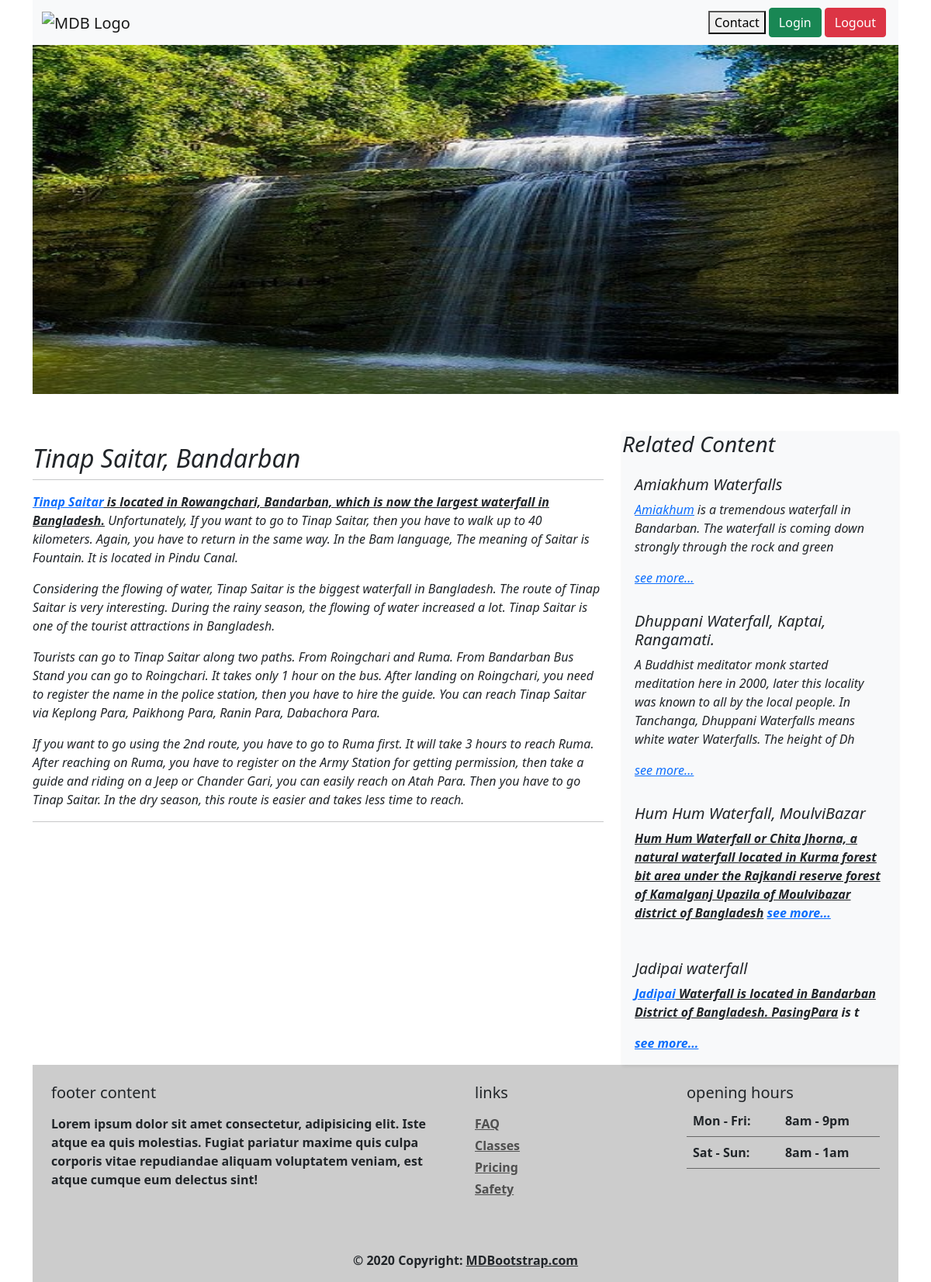
The app's page /blogDetails/tinap-saitar-bandarban with its own data.
### Blog/models.py (models this page shows, shortened)
class Blog(models.Model):
    blog_title = models.CharField(max_length=250)
    blog_image = models.ImageField(upload_to='blogImage/')
    blog_summary = models.CharField(max_length=200, blank=True)
    blog_description = HTMLField()
    blog_slug = AutoSlugField(populate_from='blog_title', blank=True)

### Blog/views.py (the view)
# urls.py: path('blogDetails/<slug>', views.blog_details),
def blog_details(request, slug):
    blog = Blog.objects.get(blog_slug=slug)
    blogs = Blog.objects.all().order_by('blog_title')
    context = {
        'blog': blog,
        'blogs': blogs,
    }
    return render(request, 'blog_detail.html', context)

### Blog/templates/blog_detail.html
{% extends 'base.html' %} {% load static %} {% block content %}
<div class="">
  <div>
    <img
      style="height: 450px"
      src="/media/{{blog.blog_image}}"
      class="w-100"
      alt="..."
    />
  </div>
  <div class="row mt-5">
    <div class="content-section col-8">
      <div class="mt-3">
        <h2>{{blog.blog_title | safe}}</h2>
      </div>
      <hr class="p-0 m-0" />
      <p class="description">{{blog.blog_description | safe}}</p>
      <hr />
    </div>
    <div class="col-4">
      <div class="fst-italic shadow-sm bg-light">
        <h3 class="">Related Content</h3>
        {% for blog in blogs|slice:":4" %}
        <div class="card-body">
          <h5 class="card-title">{{blog.blog_title }}</h5>
          <p class="card-text mb-0 pb-0">{{blog.blog_summary | safe }}</p>
          <a class="mb-0 pb-0"  href="/blogDetails/{{blog.blog_slug}}""
            >see more...</a
          >
        </div>
        {% endfor %}
      </div>
    </div>
  </div>
</div>
{% endblock content %}

### Blog/templates/base.html (shortened to what this page needs)
<!DOCTYPE html>
<html lang="en">
  <head>
    <link
      href="https://cdn.jsdelivr.net/npm/bootstrap@5.0.2/dist/css/bootstrap.min.css"
      rel="stylesheet"
    />
  </head>
  <body>
    <div class="container">
      <nav class="navbar navbar-expand-lg navbar-light bg-light">
        <div class="container-fluid">
          <div class="collapse navbar-collapse" id="navbarSupportedContent">
            <a class="navbar-brand mt-2 mt-lg-0" href="{% url 'home' %}">
              <img
                src="https://mdbcdn.b-cdn.net/img/logo/mdb-transaprent-noshadows.webp"
                height="15"
                alt="MDB Logo"
                loading="lazy"
              />
            </a>
          </div>
          <div class="d-flex align-items-center">
            <a class="me-1" href="{% url 'contact' %}">
              <button class="">Contact</button>
            </a>
            <a class="me-1" href="{% url 'login' %}">
              <button class="btn btn-success">Login</button>
            </a>
            <a class="me-1" href=" {% url 'logout' %} ">
              <button class="btn btn-danger">Logout</button>
            </a>
          </div>
        </div>
      </nav>
    </div>
    <div class="container fst-italic">{% block content %} {% endblock %}</div>
    <div class="container">
      <footer style="background-color: rgba(0, 0, 0, 0.2)">
        <div class="container p-4">
          <div class="row">
            <div class="col-lg-6 col-md-12 mb-4">
              <h5 class="mb-3 text-dark">footer content</h5>
              <p>
                Lorem ipsum dolor sit amet consectetur, adipisicing elit. Iste
                atque ea quis molestias. Fugiat pariatur maxime quis culpa
                corporis vitae repudiandae aliquam voluptatem veniam, est atque
                cumque eum delectus sint!
              </p>
            </div>
            <div class="col-lg-3 col-md-6 mb-4">
              <h5 class="mb-3 text-dark">links</h5>
              <ul class="list-unstyled mb-0">
                <li class="mb-1">
                  <a href="#!" style="color: #4f4f4f">FAQ</a>
                </li>
                <li class="mb-1">
                  <a href="#!" style="color: #4f4f4f">Classes</a>
                </li>
                <li class="mb-1">
                  <a href="#!" style="color: #4f4f4f">Pricing</a>
                </li>
                <li>
                  <a href="#!" style="color: #4f4f4f">Safety</a>
                </li>
              </ul>
            </div>
            <div class="col-lg-3 col-md-6 mb-4">
              <h5 class="mb-1 text-dark">opening hours</h5>
              <table class="table" style="border-color: #666">
                <tbody>
                  <tr>
                    <td>Mon - Fri:</td>
                    <td>8am - 9pm</td>
                  </tr>
                  <tr>
                    <td>Sat - Sun:</td>
                    <td>8am - 1am</td>
                  </tr>
                </tbody>
              </table>
            </div>
          </div>
        </div>
        <div class="text-center p-3">
          © 2020 Copyright:
          <a class="text-dark" href="https://mdbootstrap.com/"
            >MDBootstrap.com</a
          >
        </div>
      </footer>
    </div>
  </body>
</html>

### records on screen
Blog: blog_image (picture), blog_title "Tinap Saitar, Bandarban", blog_description "Tinap Saitar is located in Rowangchari, Bandarban, which is now the largest waterfall in Bangladesh. Unfortunately, If you want to go to Tinap Saitar, then you have to walk up to 40 kilometers. Again, you have to return in the same way. In the Bam language, The meaning of Saitar is Fountain. It is located in Pindu Canal. Considering the flowing of water, Tinap Saitar is the biggest waterfall in Bangladesh. The route of Tinap Saitar is very interesting. During the rainy season, the flowing of water increased a lot. Tinap Saitar is one of the tourist attractions in Bangladesh. Tourists can go to Tinap Saitar along two paths. From Roingchari and Ruma. From Bandarban Bus Stand you can go to…"
Blog: blog_title "Amiakhum Waterfalls", blog_summary "Amiakhum is a tremendous waterfall in Bandarban. The waterfall is coming down strongly through the rock and green"
Blog: blog_title "Dhuppani Waterfall, Kaptai, Rangamati.", blog_summary "A Buddhist meditator monk started meditation here in 2000, later this locality was known to all by the local people. In Tanchanga, Dhuppani Waterfalls means white water Waterfalls. The height of Dh"
Blog: blog_title "Hum Hum Waterfall, MoulviBazar", blog_summary "Hum Hum Waterfall or Chita Jhorna, a natural waterfall located in Kurma forest bit area under the Rajkandi reserve forest of Kamalganj Upazila of Moulvibazar district of Bangladesh"
Blog: blog_title "Jadipai waterfall", blog_summary "Jadipai Waterfall is located in Bandarban District of Bangladesh. PasingPara is t"
